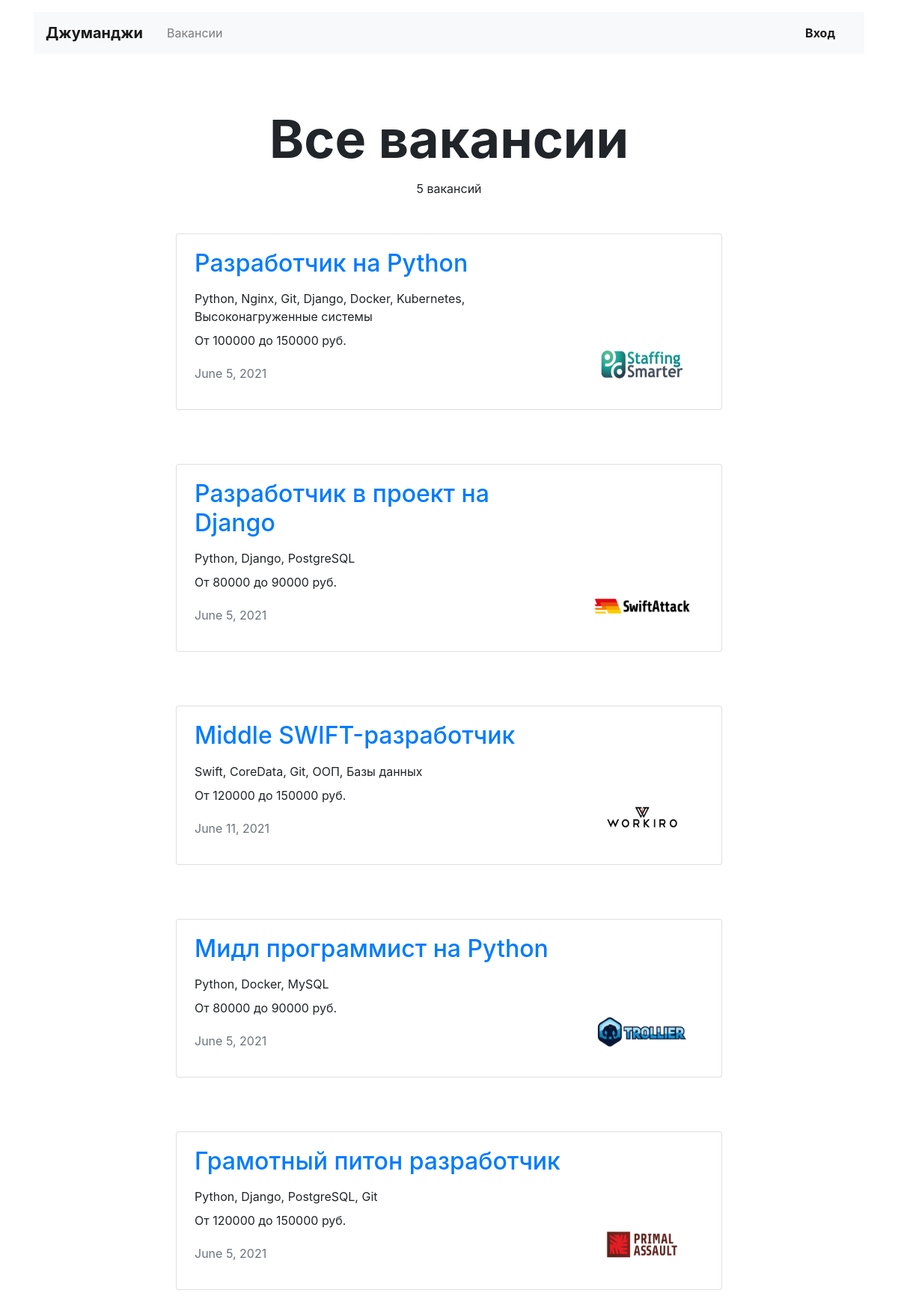
Page /vacancies/ on the committed database.
### vacancies/models.py (models this page shows, shortened)
class Vacancy(models.Model):
    title = models.CharField(max_length=120)
    specialty = models.ForeignKey(Specialty, on_delete=models.CASCADE, related_name='vacancies')
    company = models.ForeignKey(Company, on_delete=models.CASCADE, related_name='vacancies')
    skills = models.CharField(max_length=300)
    description = models.TextField()
    salary_min = models.IntegerField()
    salary_max = models.IntegerField()
    published_ad = models.DateField(auto_now=True)

class Company(models.Model):
    name = models.CharField(max_length=120)
    location = models.CharField(max_length=30)
    logo = models.ImageField(
        upload_to='MEDIA_COMPANY_IMAGE_DIR',
        height_field='height_field',
        width_field='width_field',
        default='100x60.gif',
    )
    height_field = models.PositiveIntegerField(default=60)
    width_field = models.PositiveIntegerField(default=100)
    description = models.TextField()
    employee_count = models.IntegerField()
    owner = models.OneToOneField(User, on_delete=models.CASCADE, related_name='user', null=True)

### vacancies/views/vacancies.py (the view)
# urls.py: path('vacancies/', VacanciesView.as_view(), name='vacancies'),
class VacanciesView(View):
    def get(self, request):
        vacancies = Vacancy.objects.all()
        title = 'Все вакансии'
        return render(request, 'vacancies/vacancies.html', context={
            'vacancies': vacancies,
            'title': title,
        })

### vacancies/templatetags/ru_pluralize.py (called while the page is built)
@register.filter()
def ru_pluralize(number: Union[int, str], args: str = 'вакансия,вакансии,вакансий'):
    nom_sing, gen_sing, gen_plur = args.split(',')
    number = abs(int(number))
    if 10 <= number % 100 <= 20:
        return f'{ number } { gen_plur }'
    if number % 10 == 1:
        return f'{ number } { nom_sing }'
    if 2 <= number % 10 <= 4:
        return f'{ number } { gen_sing }'
    return f'{number} {gen_plur}'

### vacancies/templates/vacancies/vacancies.html (shortened to what this page needs)
{% extends 'vacancies/../public/base.html' %}
{% load ru_pluralize %}
{% block content %}
  <main class="container mt-3">
    <section>
      <h1 class="h1 text-center mx-auto mt-4 pt-5" style="font-size: 70px;"><strong>{{ title }}</strong></h1>
      <p class="text-center pt-1">{{ vacancies.count|ru_pluralize:'вакансия,вакансии,вакансий' }}</p>
      {% for vacancy in vacancies %}
        <div class="row mt-5">
          <div class="col-12 col-lg-8 offset-lg-2 m-auto">
            <div class="card mb-4">
              <div class="card-body px-4">
                <div class="row">
                  <div class="col-12 col-md-8 col-lg-9">
                    <a href="{% url 'vacancy' vacancy.id %}"><h2 class="h2 pb-2">{{ vacancy.title }}</h2></a>
                    <p class="mb-2">{{ vacancy.skills }}</p>
                    <p>От {{ vacancy.salary_min }} до {{ vacancy.salary_max }} руб.</p>
                    <p class="text-muted pt-1">{{ vacancy.published_ad }}</p>
                  </div>
                  <div class="col-12 col-md-4 col-lg-3 d-flex align-items-end">
                    <img src="{{ vacancy.company.logo.url }}" width="130" height="80" alt="">
                  </div>
                </div>
              </div>
            </div>
          </div>
        </div>
      {%  endfor %}
    </section>
  </main>
{% endblock %}

### rows in the picture
Vacancy: title "Разработчик на Python", skills "Python, Nginx, Git, Django, Docker, Kubernetes, Высоконагруженные системы", salary_min "100000", salary_max "150000", published_ad "June 5, 2021", company.logo (picture)
Vacancy: title "Разработчик в проект на Django", skills "Python, Django, PostgreSQL", salary_min "80000", salary_max "90000", published_ad "June 5, 2021", company.logo (picture)
Vacancy: title "Middle SWIFT-разработчик", skills "Swift, CoreData, Git, ООП, Базы данных", salary_min "120000", salary_max "150000", published_ad "June 11, 2021", company.logo (picture)
Vacancy: title "Мидл программист на Python", skills "Python, Docker, MySQL", salary_min "80000", salary_max "90000", published_ad "June 5, 2021", company.logo (picture)
Vacancy: title "Грамотный питон разработчик", skills "Python, Django, PostgreSQL, Git", salary_min "120000", salary_max "150000", published_ad "June 5, 2021", company.logo (picture)

### other values in the picture
{{ title }} "Все вакансии"
{{ vacancies.count|ru_pluralize:'вакансия,вакансии,вакансий' }} "5 вакансий"
